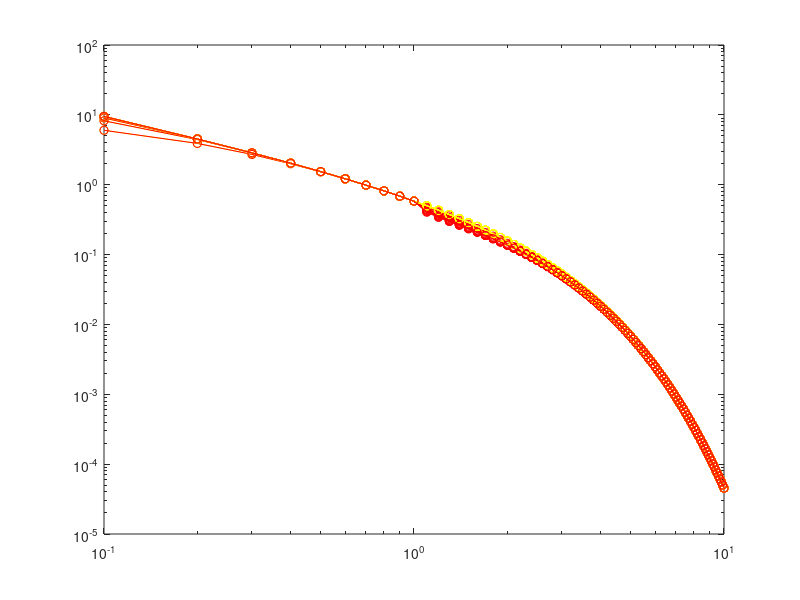
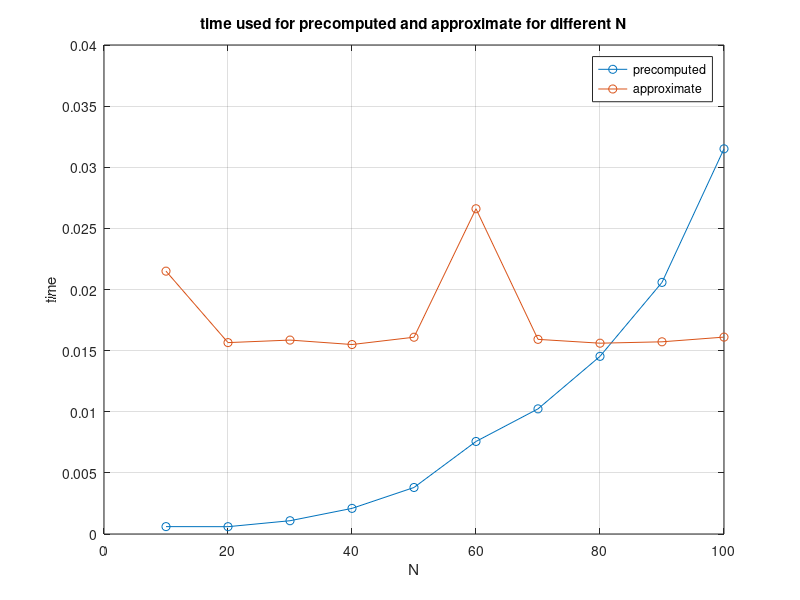
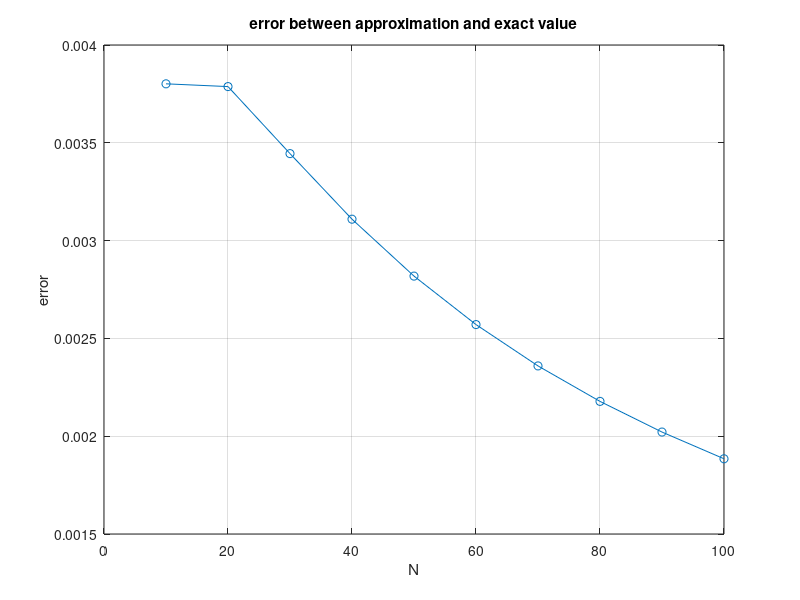

Write the MATLAB code that produced these figures, in order.
clear all
%close all

%% parameters
for N = 10:10:100 % number of dimension
J = 2; % J < N
A = diag(1:N);
%A = rand(N);
A = -A; % coefficents for ODE
c = ones(N,1); % initial conditions
g = ones(1,N); %[1,0.5,2,1,1,3,0,0.25]; % weight vector for R^N to compute QoI

%% time
TT = 10;   % total time
dt = 0.1; % time step
tt = 0:dt:TT;  % time vector
n = length(tt)-1; % number of time steps
m = 10; % m < n number of past values to keep
E = expm(A*dt); % evolution matrix

tic

%% projection
P = zeros(N,J);
%P = rand(N,J);
Q = zeros(N,N);
%P = P0;
for i = 1:J
%    P(:,i) = rand(N,1);
    P(i,i) = 1;
end
P(:,J)=ones(N,1);

P1 = P; % Gram-Schmidt(all the vectors in P1 is orthogonal to each other)
P1(:,1) = P(:,1)/norm(P(:,1));
for i = 2:J
    for j = 1:i-1
        p = P1(:,j)/norm(P1(:,j));
        P1(:,i) = P1(:,i) - (P(:,i)'*p)*p;
    end
    P1(:,i) = P1(:,i)/norm(P1(:,i));
end

P = P1(:,1)*P1(:,1)'; % projection matrix
for i = 2:J
    P = P + P1(:,i)*P1(:,i)';
end
P = P';
Q = eye(N) - P; % complementary matrix, orthogonal complement

%% redefine g as the coefficients in the projected space
%g=P1';

%% precomputed evolution matrices
EQ = Q*E;
EP = P*E;
E1 = P1'*E*P1;
% for k = 1:n
%     F(:,:,k) = g*(EQ)^(k);
% end
for k = 1:m
    Fp(:,:,k) = g*(EQ)^(k)*P1;
    E2(:,:,k) = P1'*E*EQ^k*P1;
end
gp = g*P1;

toc
t(N/10) = toc;

tic
%% Initialisation and time Loop
%a = zeros(N,n+1);
cp = zeros(J,n+1);
%ap = zeros(N,n+1);
%Gn = zeros(size(g,1),n+1);
%Mn = zeros(size(g,1),n+1);
Mnp = zeros(size(g,1),n+1);
%noise = zeros(N,n+1);
noise1 = zeros(N,n+1);
%a(:,1) = P*c;
%ap(:,1) = P*c;
cp(:,1) = P1'*c;
b1 = Q*c;
%Gn(:,1) = g*c;
%Mn(:,1) = g*c;
Mnp(:,1) = g*c;
for i = 1:n
% %% exact formula for a
%     a(:,i+1) = EP*a(:,i);
%     for k = 2:i
%         a(:,i+1) = a(:,i+1) + EP*(EQ^(k-1))*a(:,i-k+1);
%     end
%     noise(:,i+1) = EP*EQ^(i-1)*b1;
%     a(:,i+1) = a(:,i+1) + noise(:,i+1);
% %% evolution of G
%     Gn(:,i+1) = g*a(:,i+1); %formula for projection
%     for k = 1:i
%         Gn(:,i+1) = Gn(:,i+1) + F(:,:,k)*a(:,i-k+1);
%     end
%     noise1(:,i+1) = F(:,:,i)*b1;
%     Gn(:,i+1) = Gn(:,i+1) + noise1(:,i+1);
%% approximated formula with limited history
%    ap(:,i+1) = EP*ap(:,i);
    cp(:,i+1) = E1*cp(:,i);
    for k = 2:min(i,m)
%        ap(:,i+1) = ap(:,i+1) + EP*(EQ^(k-1))*ap(:,i-k+1);
        cp(:,i+1) = cp(:,i+1) + E2(:,:,k-1)*cp(:,i-k+1);
    end
%    Mn(:,i+1) = g*ap(:,i+1); %formula for projection
    Mnp(:,i+1) = gp*cp(:,i+1); %formula for projection
    for k = 1:min(i,m)
%        Mn(:,i+1) = Mn(:,i+1) + F(k)*ap(:,i-k+1);
        Mnp(:,i+1) = Mnp(:,i+1) + Fp(:,:,k)*cp(:,i-k+1);
    end
end

toc
t1(N/10) = toc;
%% Direct method
%odefun = @(t,x) A*x;
%[t,y]=ode113(odefun, tt ,c); % solve the equation
%G = g*y(end,:)'; % Gn = g*cn
%G0 = g*y';

%% analytical solution
Gexact = g*(c.*exp(diag(A)*tt));

% gg = E^n*g'; % gn = E^n*g
% G1 = gg'*c; % Gn = gn*c0

loglog(tt,Gexact,'y-o','Displayname', 'Analytical solution');
hold on;
%loglog(tt,Gn,'b-o','Displayname', 'Full model');
%loglog(tt,G0,'k-o','Displayname', 'ODE solution'); 
loglog(tt,Mnp,'r-o','Displayname', 'Reduced model');

err(N/10)=norm(Gexact-Mnp)/norm(Gexact);
end

figure;
i = 10:10:100;
plot(i,t,'-o')
hold on 
plot(i,t1,'-o')
xlabel('N');
ylabel('time');
grid on
title('time used for precomputed and approximate for different N');
legend('precomputed', 'approximate');

figure;
plot(i,err,'-o')
xlabel('N');
ylabel('error');
grid on
title('error between approximation and exact value');

